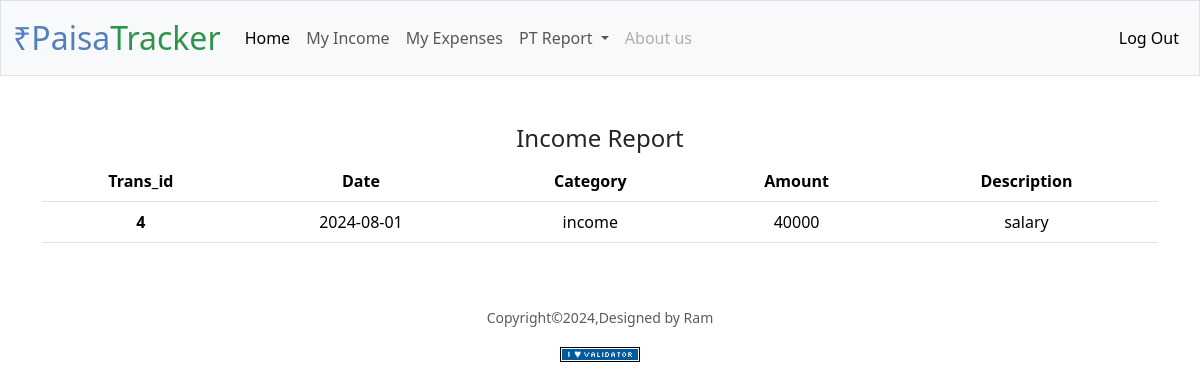
/income (signed in), run on the app's committed database.
### tables this page shows
CREATE TABLE expenses (
    expense_id INTEGER PRIMARY KEY ,
    user_id INT,
    amount DECIMAL(10,2),
    category VARCHAR(50),
    description TEXT,
    date DATE,
    FOREIGN KEY (user_id) REFERENCES users(id)
);

### app.py (the view)
@app.route("/income")
def income():
    expenses_table = db.execute("SELECT * FROM expenses WHERE category=(?)  AND user_id=? ORDER BY expense_id DESC LIMIT 100", "income", session["user_id"])
    return render_template("income.html", expenses_table=expenses_table)

### app.py (called while the page is built)
@app.after_request
def after_request(response):
    response.headers["Cache-Control"] = "no-cache, no-store, must-revalidate"
    response.headers["Expires"] = 0
    response.headers["Pragma"] = "no-cache"
    return response

### templates/income.html (shortened to what this page needs)
{% extends "layout.html" %}
{% block main %}
<table class="table">
    <tcaption><h4>Income Report</h4><tcaption>
    <thead>
      <tr>
        <th scope="col">Trans_id</th>
        <th scope="col">Date</th>
        <th scope="col">Category</th>
        <th scope="col">Amount</th>
        <th scope="col">Description</th>
      </tr>
    </thead>
    <tbody>
      {% for row in expenses_table %}
        <tr>
          <th scope="row">{{row.expense_id}}</th>
          <td>{{row.date}}</td>
          <td>{{row.category}}</td>
          <td>{{row.amount}}</td>
          <td>{{row.description}}</td>
        </tr>
      {% endfor %}
    </tbody>
  </table>
{% endblock %}

### data on the page
expenses: expense_id "4", date "2024-08-01", category "income", amount "40000", description "salary"
